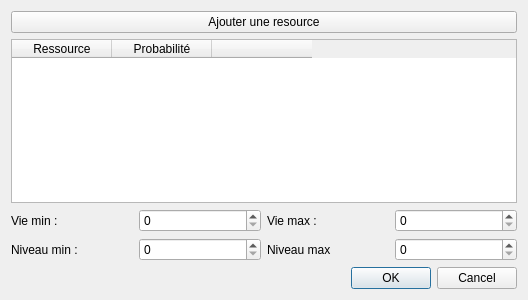
<?xml version="1.0" encoding="UTF-8"?>
<ui version="4.0">
 <class>EditerMonstres</class>
 <widget class="QDialog" name="EditerMonstres">
  <property name="geometry">
   <rect>
    <x>0</x>
    <y>0</y>
    <width>528</width>
    <height>300</height>
   </rect>
  </property>
  <property name="windowTitle">
   <string>Editer les monstres</string>
  </property>
  <layout class="QVBoxLayout" name="verticalLayout">
   <item>
    <layout class="QHBoxLayout" name="layout_prin">
     <item>
      <layout class="QVBoxLayout" name="layout_resources">
       <item>
        <layout class="QHBoxLayout" name="layout_addRessource">
         <item>
          <widget class="QPushButton" name="ajoute_resource">
           <property name="text">
            <string>Ajouter une resource</string>
           </property>
          </widget>
         </item>
        </layout>
       </item>
       <item>
        <widget class="QTableWidget" name="tab_resources">
         <column>
          <property name="text">
           <string>Ressource</string>
          </property>
         </column>
         <column>
          <property name="text">
           <string>Probabilité</string>
          </property>
         </column>
         <column>
          <property name="text">
           <string/>
          </property>
         </column>
        </widget>
       </item>
       <item>
        <layout class="QHBoxLayout" name="layout_vie">
         <item>
          <widget class="QLabel" name="text_vieMin">
           <property name="text">
            <string>Vie min :</string>
           </property>
          </widget>
         </item>
         <item>
          <widget class="QSpinBox" name="vieMin">
           <property name="maximum">
            <number>100000</number>
           </property>
          </widget>
         </item>
         <item>
          <widget class="QLabel" name="text_vieMax">
           <property name="text">
            <string>Vie max :</string>
           </property>
          </widget>
         </item>
         <item>
          <widget class="QSpinBox" name="vieMax">
           <property name="maximum">
            <number>100000</number>
           </property>
          </widget>
         </item>
        </layout>
       </item>
       <item>
        <layout class="QHBoxLayout" name="layout_niveau">
         <item>
          <widget class="QLabel" name="text_nivMin">
           <property name="text">
            <string>Niveau min : </string>
           </property>
          </widget>
         </item>
         <item>
          <widget class="QSpinBox" name="niveauMin">
           <property name="maximum">
            <number>500</number>
           </property>
          </widget>
         </item>
         <item>
          <widget class="QLabel" name="text_nivMax">
           <property name="text">
            <string>Niveau max</string>
           </property>
          </widget>
         </item>
         <item>
          <widget class="QSpinBox" name="niveauMax">
           <property name="maximum">
            <number>500</number>
           </property>
          </widget>
         </item>
        </layout>
       </item>
      </layout>
     </item>
    </layout>
   </item>
   <item>
    <widget class="QDialogButtonBox" name="box_accepter">
     <property name="orientation">
      <enum>Qt::Horizontal</enum>
     </property>
     <property name="standardButtons">
      <set>QDialogButtonBox::Cancel|QDialogButtonBox::Ok</set>
     </property>
    </widget>
   </item>
  </layout>
 </widget>
 <resources/>
 <connections>
  <connection>
   <sender>box_accepter</sender>
   <signal>accepted()</signal>
   <receiver>EditerMonstres</receiver>
   <slot>accept()</slot>
   <hints>
    <hint type="sourcelabel">
     <x>248</x>
     <y>254</y>
    </hint>
    <hint type="destinationlabel">
     <x>157</x>
     <y>274</y>
    </hint>
   </hints>
  </connection>
  <connection>
   <sender>box_accepter</sender>
   <signal>rejected()</signal>
   <receiver>EditerMonstres</receiver>
   <slot>reject()</slot>
   <hints>
    <hint type="sourcelabel">
     <x>316</x>
     <y>260</y>
    </hint>
    <hint type="destinationlabel">
     <x>286</x>
     <y>274</y>
    </hint>
   </hints>
  </connection>
 </connections>
</ui>
